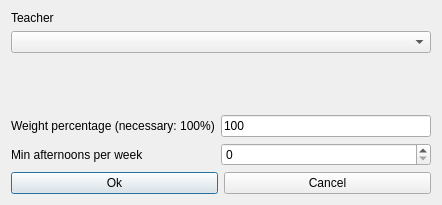
<?xml version="1.0" encoding="UTF-8"?>
<ui version="4.0">
 <class>ModifyConstraintTeacherMinAfternoonsPerWeekForm_template</class>
 <widget class="QDialog" name="ModifyConstraintTeacherMinAfternoonsPerWeekForm_template">
  <property name="geometry">
   <rect>
    <x>0</x>
    <y>0</y>
    <width>442</width>
    <height>205</height>
   </rect>
  </property>
  <property name="windowTitle">
   <string extracomment="This is the title of the dialog to modify a constraint of this type">Modify teacher min afternoons per week</string>
  </property>
  <layout class="QGridLayout" name="gridLayout">
   <item row="0" column="0" colspan="2">
    <widget class="QLabel" name="teacherTextLabel">
     <property name="frameShape">
      <enum>QFrame::NoFrame</enum>
     </property>
     <property name="frameShadow">
      <enum>QFrame::Plain</enum>
     </property>
     <property name="text">
      <string>Teacher</string>
     </property>
     <property name="wordWrap">
      <bool>false</bool>
     </property>
    </widget>
   </item>
   <item row="1" column="0" colspan="2">
    <widget class="QComboBox" name="teachersComboBox">
     <property name="editable">
      <bool>false</bool>
     </property>
     <property name="insertPolicy">
      <enum>QComboBox::NoInsert</enum>
     </property>
     <property name="duplicatesEnabled">
      <bool>false</bool>
     </property>
    </widget>
   </item>
   <item row="2" column="1">
    <spacer name="verticalSpacer">
     <property name="orientation">
      <enum>Qt::Vertical</enum>
     </property>
     <property name="sizeHint" stdset="0">
      <size>
       <width>20</width>
       <height>53</height>
      </size>
     </property>
    </spacer>
   </item>
   <item row="3" column="0">
    <widget class="QLabel" name="weightTextLabel">
     <property name="frameShape">
      <enum>QFrame::NoFrame</enum>
     </property>
     <property name="frameShadow">
      <enum>QFrame::Plain</enum>
     </property>
     <property name="text">
      <string>Weight percentage (necessary: 100%)</string>
     </property>
     <property name="wordWrap">
      <bool>false</bool>
     </property>
    </widget>
   </item>
   <item row="3" column="1">
    <widget class="QLineEdit" name="weightLineEdit">
     <property name="text">
      <string notr="true">100</string>
     </property>
    </widget>
   </item>
   <item row="4" column="0">
    <widget class="QLabel" name="minAfternoonsTextLabel">
     <property name="frameShape">
      <enum>QFrame::NoFrame</enum>
     </property>
     <property name="frameShadow">
      <enum>QFrame::Plain</enum>
     </property>
     <property name="text">
      <string>Min afternoons per week</string>
     </property>
     <property name="wordWrap">
      <bool>false</bool>
     </property>
    </widget>
   </item>
   <item row="4" column="1">
    <widget class="QSpinBox" name="minAfternoonsSpinBox"/>
   </item>
   <item row="5" column="0" colspan="2">
    <layout class="QHBoxLayout" name="horizontalLayout">
     <item>
      <widget class="QPushButton" name="okPushButton">
       <property name="text">
        <string>Ok</string>
       </property>
      </widget>
     </item>
     <item>
      <widget class="QPushButton" name="cancelPushButton">
       <property name="text">
        <string>Cancel</string>
       </property>
      </widget>
     </item>
    </layout>
   </item>
  </layout>
 </widget>
 <layoutdefault spacing="6" margin="11"/>
 <resources/>
 <connections/>
</ui>
